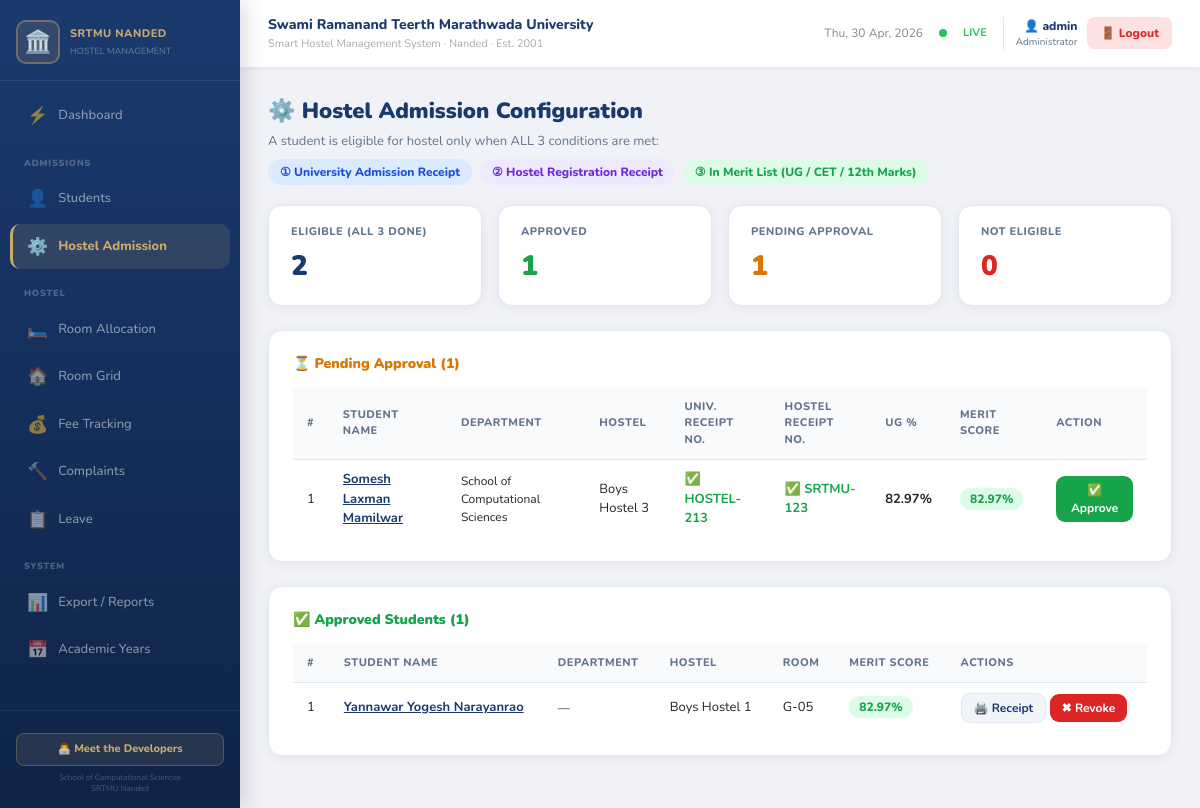
The app's page /hostel-admission/ (signed in) with its own data.
### hostel/models.py (models this page shows, shortened)
class Student(models.Model):
    name = models.CharField(max_length=200, validators=[validate_name])
    aadhar = models.CharField(max_length=12, unique=True, validators=[validate_aadhar])
    gender = models.CharField(max_length=10, choices=GENDER_CHOICES, default='Male')
    category = models.CharField(max_length=20, choices=CATEGORY_CHOICES, default='General')
    phone = models.CharField(max_length=10, validators=[validate_phone])
    email = models.EmailField(blank=True)
    father_name = models.CharField(max_length=200, blank=True, validators=[validate_name])
    mother_name = models.CharField(max_length=200, blank=True, validators=[validate_name])
    guardian_phone = models.CharField(max_length=10, blank=True)
    school = models.CharField(max_length=200, choices=SCHOOL_CHOICES, blank=True)
    level = models.CharField(max_length=5, choices=LEVEL_CHOICES, default='UG')
    course = models.CharField(max_length=200)
    year = models.CharField(max_length=20)
    hostel = models.CharField(max_length=50, choices=HOSTEL_CHOICES, blank=True, default='')
    room = models.CharField(max_length=20, blank=True)
    admission_date = models.DateField(null=True, blank=True)
    address = models.TextField(blank=True)
    district = models.CharField(max_length=100, blank=True)
    fees = models.CharField(max_length=10, choices=FEE_CHOICES, default='Pending')
    fee_amount = models.DecimalField(max_digits=10, decimal_places=2, default=0)
    fee_paid_date = models.DateField(null=True, blank=True)
    receipt_number = models.CharField(max_length=50, blank=True)
    marks_10 = models.CharField(max_length=6, blank=True, validators=[validate_marks])
    marks_12 = models.CharField(max_length=6, blank=True, validators=[validate_marks])
    cet_marks_obtained = models.CharField(max_length=6, blank=True, validators=[validate_marks], help_text="CET marks obtained")
    cet_marks_total = models.CharField(max_length=6, blank=True, validators=[validate_marks], help_text="CET total marks")
    marks_ug = models.CharField(max_length=6, blank=True, validators=[validate_marks])
    marks_pg = models.CharField(max_length=6, blank=True, validators=[validate_marks])
    biometric_id = models.CharField(max_length=50, blank=True)
    remarks = models.TextField(blank=True)
    photo = models.ImageField(upload_to='student_photos/', blank=True, null=True)
    academic_year = models.ForeignKey(
        'AcademicYear', on_delete=models.SET_NULL,
        null=True, blank=True, related_name='students'
    )
    university_admitted = models.BooleanField(default=False, help_text="Has university admission been confirmed?")
    university_receipt_no = models.CharField(max_length=50, help_text="University admission receipt number")
    hostel_registered = models.BooleanField(default=False, help_text="Has hostel registration been done?")
    hostel_receipt_no = models.CharField(max_length=50, help_text="Hostel registration receipt number")
    hostel_approved = models.BooleanField(default=False, help_text="Approved for hostel admission")
    created_at = models.DateTimeField(auto_now_add=True)
    updated_at = models.DateTimeField(auto_now=True)
    @property
    def merit_score(self):
        if self.marks_ug:
            try:
                return round(float(self.marks_ug), 2)
            except ValueError:
                pass
    class Meta:
        ordering = ['-created_at']

### hostel/views.py (the view, shortened to what this page needs)
# urls.py: path('hostel-admission/', views.hostel_admission_config, name='hostel_admission_config'),
@login_required
def hostel_admission_config(request):
    all_students = Student.objects.all()
    eligible_pks = []
    not_eligible_list = []
    for s in all_students:
        has_uni = s.university_admitted and bool(s.university_receipt_no.strip())
        has_hostel = s.hostel_registered and bool(s.hostel_receipt_no.strip())
        if has_uni and has_hostel:
            eligible_pks.append(s.pk)
    eligible = Student.objects.filter(pk__in=eligible_pks)
    approved = eligible.filter(hostel_approved=True)
    pending_approval = eligible.filter(hostel_approved=False)
    ctx = {
        'eligible': eligible,
        'not_eligible_list': not_eligible_list,
        'approved': approved,
        'pending_approval': pending_approval,
    }
    return render(request, 'hostel/hostel_admission_config.html', ctx)

### templates/hostel/hostel_admission_config.html (shortened to what this page needs)
{% extends 'hostel/base.html' %}
{% block content %}
<div class="page-header">
  <div><div class="page-title">⚙️ Hostel Admission Configuration</div>
    <div style="font-size:13px;color:#64748b;margin-top:4px;">A student is eligible for hostel only when ALL 3 conditions are met:</div>
    <div style="margin-top:8px;display:flex;flex-wrap:wrap;gap:8px;">
      <span style="background:#dbeafe;color:#1d4ed8;padding:4px 12px;border-radius:20px;font-size:12px;font-weight:800;">① University Admission Receipt</span>
      <span style="background:#ede9fe;color:#6d28d9;padding:4px 12px;border-radius:20px;font-size:12px;font-weight:800;">② Hostel Registration Receipt</span>
      <span style="background:#dcfce7;color:#16a34a;padding:4px 12px;border-radius:20px;font-size:12px;font-weight:800;">③ In Merit List (UG / CET / 12th Marks)</span>
    </div>
  </div>
</div>
<div class="row g-3 mb-4">
  <div class="col-md-3"><div class="stat-card"><div style="font-size:11px;font-weight:800;color:#64748b;text-transform:uppercase;letter-spacing:.5px;">Eligible (All 3 Done)</div><div style="font-size:28px;font-weight:900;color:#1a3a6e;margin-top:4px;">{{ eligible.count }}</div></div></div>
  <div class="col-md-3"><div class="stat-card"><div style="font-size:11px;font-weight:800;color:#64748b;text-transform:uppercase;letter-spacing:.5px;">Approved</div><div style="font-size:28px;font-weight:900;color:#16a34a;margin-top:4px;">{{ approved.count }}</div></div></div>
  <div class="col-md-3"><div class="stat-card"><div style="font-size:11px;font-weight:800;color:#64748b;text-transform:uppercase;letter-spacing:.5px;">Pending Approval</div><div style="font-size:28px;font-weight:900;color:#d97706;margin-top:4px;">{{ pending_approval.count }}</div></div></div>
  <div class="col-md-3"><div class="stat-card"><div style="font-size:11px;font-weight:800;color:#64748b;text-transform:uppercase;letter-spacing:.5px;">Not Eligible</div><div style="font-size:28px;font-weight:900;color:#dc2626;margin-top:4px;">{{ not_eligible_list|length }}</div></div></div>
</div>
{% if pending_approval %}
<div class="card-srtmu mb-4">
  <div style="font-size:14px;font-weight:900;color:#d97706;margin-bottom:14px;">⏳ Pending Approval ({{ pending_approval.count }})</div>
  <div style="overflow-x:auto;"><table class="table-srtmu">
    <thead><tr><th>#</th><th>Student Name</th><th>Department</th><th>Hostel</th><th>Univ. Receipt No.</th><th>Hostel Receipt No.</th><th>UG %</th><th>Merit Score</th><th>Action</th></tr></thead>
    <tbody>
    {% for s in pending_approval %}
    <tr>
      <td>{{ forloop.counter }}</td>
      <td><a href="{% url 'student_detail' s.pk %}" style="font-weight:700;color:#1a3a6e;">{{ s.name }}</a></td>
      <td style="font-size:12px;">{{ s.school|default:"—" }}</td>
      <td>{{ s.hostel }}</td>
      <td><span style="color:#16a34a;font-weight:700;">✅ {{ s.university_receipt_no }}</span></td>
      <td><span style="color:#16a34a;font-weight:700;">✅ {{ s.hostel_receipt_no }}</span></td>
      <td><strong>{{ s.marks_ug }}%</strong></td>
      <td><span style="background:#dcfce7;color:#16a34a;padding:3px 10px;border-radius:20px;font-size:12px;font-weight:800;">{{ s.merit_score }}%</span></td>
      <td>
        <form method="post" action="{% url 'hostel_approve_student' s.pk %}" style="display:inline;">
          <button type="submit" class="btn-success-srtmu btn-sm">✅ Approve</button>
        </form>
      </td>
    </tr>
    {% endfor %}
    </tbody>
  </table></div>
</div>
{% endif %}
{% if approved %}
<div class="card-srtmu mb-4">
  <div style="font-size:14px;font-weight:900;color:#16a34a;margin-bottom:14px;">✅ Approved Students ({{ approved.count }})</div>
  <div style="overflow-x:auto;"><table class="table-srtmu">
    <thead><tr><th>#</th><th>Student Name</th><th>Department</th><th>Hostel</th><th>Room</th><th>Merit Score</th><th>Actions</th></tr></thead>
    <tbody>
    {% for s in approved %}
    <tr>
      <td>{{ forloop.counter }}</td>
      <td><a href="{% url 'student_detail' s.pk %}" style="font-weight:700;color:#1a3a6e;">{{ s.name }}</a></td>
      <td style="font-size:12px;">{{ s.school|default:"—" }}</td>
      <td>{{ s.hostel }}</td>
      <td>{{ s.room|default:"Not Assigned" }}</td>
      <td><span style="background:#dcfce7;color:#16a34a;padding:3px 10px;border-radius:20px;font-size:12px;font-weight:800;">{{ s.merit_score }}%</span></td>
      <td>
        <a href="{% url 'hostel_receipt' s.pk %}" class="btn-ghost btn-sm">🖨️ Receipt</a>
        <form method="post" action="{% url 'hostel_revoke_student' s.pk %}" style="display:inline;">
          <button type="submit" class="btn-danger-srtmu btn-sm" onclick="return confirm('Revoke hostel approval for {{ s.name }}?')">✖ Revoke</button>
        </form>
      </td>
    </tr>
    {% endfor %}
    </tbody>
  </table></div>
</div>
{% endif %}
{% endblock %}

### templates/hostel/base.html (shortened to what this page needs)
<!DOCTYPE html>
<html lang="en">
<head>
<link href="https://cdn.jsdelivr.net/npm/bootstrap@5.3.2/dist/css/bootstrap.min.css" rel="stylesheet"/>
</head>
<body>
<div class="sidebar">
  <div class="sidebar-logo">
    <div class="sidebar-brand">
      <div class="sidebar-icon">🏛️</div>
      <div>
        <div class="sidebar-title">SRTMU NANDED</div>
        <div class="sidebar-sub">HOSTEL MANAGEMENT</div>
      </div>
    </div>
  </div>
  <nav class="sidebar-nav">
    <a href="{% url 'dashboard' %}" class="nav-item {% if request.resolver_match.url_name == 'dashboard' %}active{% endif %}"><span class="nav-icon">⚡</span> Dashboard</a>
    <div class="nav-section-label">Admissions</div>
    <a href="{% url 'student_list' %}" class="nav-item {% if 'student' in request.resolver_match.url_name %}active{% endif %}"><span class="nav-icon">👤</span> Students</a>
    <a href="{% url 'hostel_admission_config' %}" class="nav-item {% if 'hostel_admission' in request.resolver_match.url_name %}active{% endif %}"><span class="nav-icon">⚙️</span> Hostel Admission</a>
    <div class="nav-section-label">Hostel</div>
    <a href="{% url 'room_allocation' %}" class="nav-item {% if request.resolver_match.url_name == 'room_allocation' %}active{% endif %}"><span class="nav-icon">🛏️</span> Room Allocation</a>
    <a href="{% url 'room_grid' %}" class="nav-item {% if request.resolver_match.url_name == 'room_grid' %}active{% endif %}"><span class="nav-icon">🏠</span> Room Grid</a>
    <a href="{% url 'fee_tracking' %}" class="nav-item {% if 'fee' in request.resolver_match.url_name %}active{% endif %}"><span class="nav-icon">💰</span> Fee Tracking</a>
    <a href="{% url 'complaint_list' %}" class="nav-item {% if 'complaint' in request.resolver_match.url_name %}active{% endif %}"><span class="nav-icon">🔨</span> Complaints</a>
    <a href="{% url 'leave_list' %}" class="nav-item {% if 'leave' in request.resolver_match.url_name %}active{% endif %}"><span class="nav-icon">📋</span> Leave</a>
    <div class="nav-section-label">System</div>
    <a href="{% url 'export_reports' %}" class="nav-item {% if 'export' in request.resolver_match.url_name %}active{% endif %}"><span class="nav-icon">📊</span> Export / Reports</a>
    <a href="{% url 'academic_year_list' %}" class="nav-item {% if 'academic_year' in request.resolver_match.url_name %}active{% endif %}"><span class="nav-icon">📅</span> Academic Years</a>
  </nav>
  <div class="sidebar-footer">
    <button class="dev-btn" onclick="document.getElementById('devModal').classList.add('show')">👨‍💻 Meet the Developers</button>
    <div style="font-size:8px;color:rgba(255,255,255,.25);margin-top:6px;line-height:1.4;">School of Computational Sciences<br/>SRTMU Nanded</div>
  </div>
</div>
<div class="main-wrap">
  <div class="topbar">
    <div>
      <div class="topbar-title">Swami Ramanand Teerth Marathwada University</div>
      <div class="topbar-sub">Smart Hostel Management System · Nanded · Est. 2001</div>
    </div>
    <div class="d-flex align-items-center gap-3">
      <span style="font-size:12px;color:#888;" id="curr-date"></span>
      <div class="live-dot"></div>
      <span style="font-size:11px;color:var(--green);font-weight:700;">LIVE</span>
      {% if user.is_authenticated %}
      <div style="display:flex;align-items:center;gap:10px;padding-left:12px;border-left:1px solid var(--border);">
        <div style="text-align:right;">
          <div style="font-size:12px;font-weight:800;color:var(--navy);">👤 {{ user.username }}</div>
          <div style="font-size:10px;color:var(--muted);">Administrator</div>
        </div>
        <form method="post" action="/logout/" style="margin:0;">
          <button type="submit" style="background:#fee2e2;color:#dc2626;border:none;border-radius:8px;padding:7px 13px;font-size:12px;font-weight:800;cursor:pointer;font-family:Nunito,sans-serif;">🚪 Logout</button>
        </form>
      </div>
      {% endif %}
    </div>
  </div>
  <div class="content">
    {% block content %}{% endblock %}
  </div>
</div>
</body>
</html>

### records on screen
Student: name "Somesh Laxman Mamilwar", school "School of Computational Sciences", hostel "Boys Hostel 3", university_receipt_no "HOSTEL-213", hostel_receipt_no "SRTMU-123", marks_ug "82.97", merit_score "82.97"
Student: name "Yannawar Yogesh Narayanrao", school "—", hostel "Boys Hostel 1", room "G-05", merit_score "82.97"

### other values on screen
{{ user.username }} "admin"
{{ eligible.count }} "2"
{{ approved.count }} "1"
{{ pending_approval.count }} "1"
{{ not_eligible_list|length }} "0"
